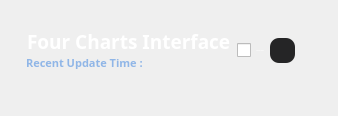
            <widget class="QWidget" name="page_four_container">
             <layout class="QVBoxLayout" name="verticalLayout_3">
              <item>
               <widget class="QWidget" name="four_text_widget" native="true">
                <property name="minimumSize">
                 <size>
                  <width>0</width>
                  <height>80</height>
                 </size>
                </property>
                <property name="maximumSize">
                 <size>
                  <width>16777215</width>
                  <height>80</height>
                 </size>
                </property>
                <property name="styleSheet">
                 <string notr="true">QPushButton {
	background-color : #252526;
	border-radius : 9px;
}

QPushButton:hover {
	background-color : #33363a;
	border-radius : 9px;
}

QPushButton:pressed {
	background-color : #90b6e7;
	border-radius : 9px;
}


QPushButton#four_settings_button {
    icon: url(:/png/png/set_preference.png);
    icon-size: 17px 17px;
}
QPushButton#four_settings_button:pressed {
    icon: url(:/png_press/png/set_preference_press.png);
    icon-size: 17px 17px;
}
</string>
                </property>
                <layout class="QHBoxLayout" name="horizontalLayout_5">
                 <property name="spacing">
                  <number>0</number>
                 </property>
                 <property name="leftMargin">
                  <number>0</number>
                 </property>
                 <property name="topMargin">
                  <number>0</number>
                 </property>
                 <property name="rightMargin">
                  <number>32</number>
                 </property>
                 <property name="bottomMargin">
                  <number>0</number>
                 </property>
                 <item>
                  <widget class="QWidget" name="four_text_container" native="true">
                   <property name="maximumSize">
                    <size>
                     <width>16777215</width>
                     <height>40</height>
                    </size>
                   </property>
                   <layout class="QVBoxLayout" name="verticalLayout_7">
                    <property name="spacing">
                     <number>6</number>
                    </property>
                    <property name="leftMargin">
                     <number>4</number>
                    </property>
                    <property name="topMargin">
                     <number>0</number>
                    </property>
                    <property name="rightMargin">
                     <number>0</number>
                    </property>
                    <property name="bottomMargin">
                     <number>0</number>
                    </property>
                    <item>
                     <widget class="QLabel" name="four_title_label">
                      <property name="maximumSize">
                       <size>
                        <width>16777215</width>
                        <height>20</height>
                       </size>
                      </property>
                      <property name="font">
                       <font>
                        <family>Comfortaa</family>
                        <pointsize>14</pointsize>
                        <bold>true</bold>
                       </font>
                      </property>
                      <property name="styleSheet">
                       <string notr="true">color: #ffffff; 
margin-left : 7px; </string>
                      </property>
                      <property name="text">
                       <string>Four Charts Interface</string>
                      </property>
                     </widget>
                    </item>
                    <item>
                     <widget class="QLabel" name="four_update_label">
                      <property name="maximumSize">
                       <size>
                        <width>16777215</width>
                        <height>12</height>
                       </size>
                      </property>
                      <property name="font">
                       <font>
                        <family>Comfortaa</family>
                        <pointsize>8</pointsize>
                        <bold>true</bold>
                       </font>
                      </property>
                      <property name="styleSheet">
                       <string notr="true">margin-left : 8px; 
color : #90b6e7;</string>
                      </property>
                      <property name="text">
                       <string>Recent Update Time : </string>
                      </property>
                     </widget>
                    </item>
                   </layout>
                  </widget>
                 </item>
                 <item>
                  <widget class="QCheckBox" name="connect_charts">
                   <property name="maximumSize">
                    <size>
                     <width>150</width>
                     <height>16777215</height>
                    </size>
                   </property>
                   <property name="font">
                    <font>
                     <family>Comfortaa</family>
                     <pointsize>-1</pointsize>
                     <bold>true</bold>
                    </font>
                   </property>
                   <property name="styleSheet">
                    <string notr="true">color:white;</string>
                   </property>
                   <property name="text">
                    <string> Connect Charts</string>
                   </property>
                  </widget>
                 </item>
                 <item>
                  <widget class="QPushButton" name="four_settings_button">
                   <property name="maximumSize">
                    <size>
                     <width>25</width>
                     <height>25</height>
                    </size>
                   </property>
                   <property name="styleSheet">
                    <string notr="true"/>
                   </property>
                   <property name="text">
                    <string/>
                   </property>
                  </widget>
                 </item>
                </layout>
               </widget>
              </item>
              <item>
               <widget class="QWidget" name="chart_widget" native="true">
                <property name="maximumSize">
                 <size>
                  <width>16777215</width>
                  <height>16777215</height>
                 </size>
                </property>
                <property name="styleSheet">
                 <string notr="true"/>
                </property>
                <layout class="QGridLayout" name="gridLayout">
                 <property name="leftMargin">
                  <number>10</number>
                 </property>
                 <property name="topMargin">
                  <number>0</number>
                 </property>
                 <property name="rightMargin">
                  <number>10</number>
                 </property>
                 <property name="bottomMargin">
                  <number>0</number>
                 </property>
                 <property name="spacing">
                  <number>8</number>
                 </property>
                 <item row="0" column="0">
                  <widget class="QWidget" name="four_chart_one" native="true">
                   <property name="styleSheet">
                    <string notr="true">QWidget {
	background-color : #262a2f ;
	border-radius:20px;
}</string>
                   </property>
                  </widget>
                 </item>
                 <item row="0" column="1">
                  <widget class="QWidget" name="four_chart_two" native="true">
                   <property name="styleSheet">
                    <string notr="true">QWidget {
	background-color : #262a2f ;
	border-radius:20px;
}</string>
                   </property>
                  </widget>
                 </item>
                 <item row="1" column="0">
                  <widget class="QWidget" name="four_chart_three" native="true">
                   <property name="styleSheet">
                    <string notr="true">QWidget {
	background-color : #262a2f ;
	border-radius:20px;
}</string>
                   </property>
                  </widget>
                 </item>
                 <item row="1" column="1">
                  <widget class="QWidget" name="four_chart_four" native="true">
                   <property name="styleSheet">
                    <string notr="true">QWidget {
	background-color : #262a2f ;
	border-radius:20px;
}</string>
                   </property>
                  </widget>
                 </item>
                </layout>
               </widget>
              </item>
             </layout>
            </widget>
